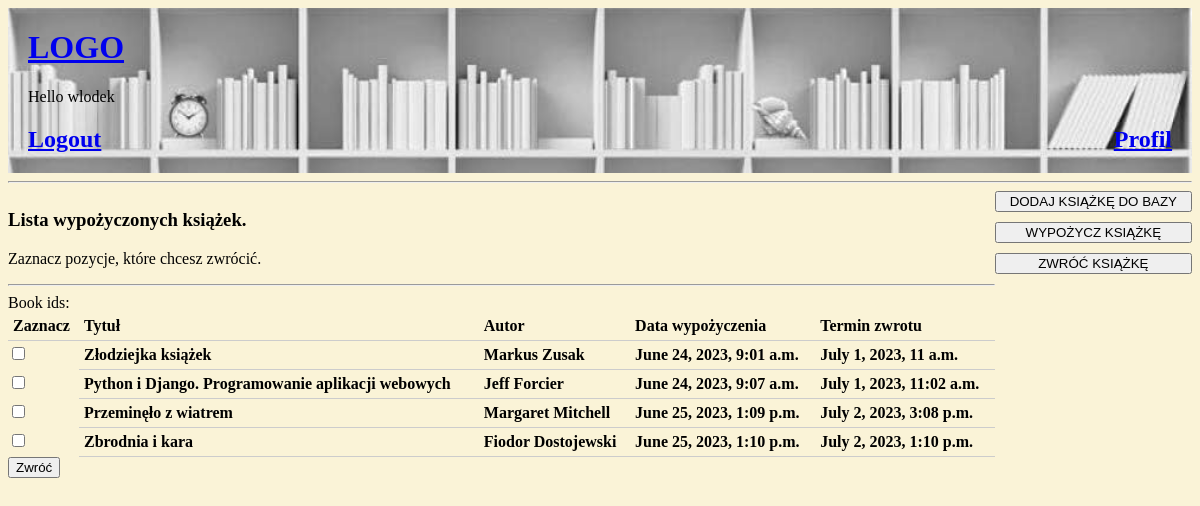
The page /return-book/ (signed in) on the database its author committed.
### base/models.py (models this page shows, shortened)
class BorrowedBook(models.Model):
    id = models.AutoField(primary_key=True)
    user = models.ForeignKey(User, on_delete=models.SET_NULL, null=True, related_name='books_borrowed')
    book = models.ForeignKey(Book, on_delete=models.SET_NULL, null=True, related_name='borrowed_books')
    borrowed_date = models.DateTimeField(default=datetime.now())
    return_to_date = models.DateTimeField(default=datetime.now() + timedelta(days=7))
    returned_date = models.DateTimeField(null=True, blank=True)

class Book(models.Model):
    id = models.AutoField(primary_key=True)
    title = models.CharField(max_length=255)
    author = models.CharField(max_length=255)
    availability = models.BooleanField(default=True)
    user = models.ForeignKey(User, on_delete=models.SET_NULL, null=True)

### base/views.py (the view, shortened to what this page needs)
# urls.py: path('return-book/', views.return_book, name='return-book'),
@login_required
def return_book(request):
    user = request.user
    borrowed_books = BorrowedBook.objects.filter(user=user, book__availability=False,
                                                 returned_date=None)
    choices = [(book.id, f'{book.id} - {book.book.title} - {book.book.author}') for book in borrowed_books]
    form = BorrowForm(initial={'book_ids': [str(book.id) for book in borrowed_books]})
    return render(request, 'base/return_book.html', {'user': user,
                                                     'books': borrowed_books, 'form': form})

### base/forms.py
class BorrowForm(forms.Form):
    book_ids = forms.MultipleChoiceField(widget=forms.CheckboxSelectMultiple)

### base/templates/base/return_book.html (shortened to what this page needs)
{% extends 'main.html' %}
{% block content %}
<div class="profile-container">
    <div>
        <h3>Lista wypożyczonych książek.</h3>
        <p>Zaznacz pozycje, które chcesz zwrócić.</p>
        <hr>
        <form method="post">
        {{ form }}
            <div class="book-table">
                <div class="book-row">
                    <div class="book-cell">Zaznacz</div>
                    <div class="book-cell">Tytuł</div>
                    <div class="book-cell">Autor</div>
                    <div class="book-cell">Data wypożyczenia</div>
                    <div class="book-cell">Termin zwrotu</div>
                </div>
                {% for book in books %}
                <div class="book-row">
                    <div class=book-cell"><input type="checkbox" name="book_ids"
                                             value="{{ book.id }}"></div>
                    <div class="book-cell">{{book.book.title}}</div>
                    <div class="book-cell">{{book.book.author}}</div>
                    <div class="book-cell">{{book.borrowed_date}}</div>
                    <div class="book-cell">{{book.return_to_date}}</div>
                </div>
                {% empty %}
                    <p>Brak dostępnych książek.</p>
                {% endfor %}
            </div>
            <div>
                <button type="submit">Zwróć</button>
            </div>
        </form>
    </div>
    <div class="button-container">
        {% if request.user.is_superuser %}
        <a href="{% url 'add-book' %}"><button>DODAJ KSIĄŻKĘ DO BAZY</button><br></a>
        {% endif %}
        <a href="{% url 'borrow' %}"><button>WYPOŻYCZ KSIĄŻKĘ</button><br></a>
        <a href="{% url 'return-book' %}"><button>ZWRÓĆ KSIĄŻKĘ</button><br></a>
    </div>
</div>
{% endblock %}

### templates/navbar.html (shortened to what this page needs)
{% load static %}
<div class="navbar-container">
    <div>
        <a href="/"><h1>LOGO</h1></a>
        <p>Hello {{ request.user }}</p>
        {% if request.user.is_authenticated %}
        <h2><a href="{% url 'logout' %}">Logout</a></h2>
        {% else %}
        <h2><a href="{% url 'login' %}">Login</a></h2>
        {% endif %}
    </div>
    <div>
        {% if request.user.is_authenticated %}
        <h2><a href="{% url 'profile' %}">Profil</a></h2>
        {% endif %}
    </div>
</div>
<hr>

### templates/main.html (style rules this page uses)
body { background-color: #faf3d7; }

### base/templates/base/return_book.html (style rules this page uses)
.profile-container { display: grid; grid-template-columns: 5fr 1fr; }
.book-table { display: table; width: 100%; }
.book-row { display: table-row; }
.book-cell { display: table-cell; padding: 5px; border-bottom: 1px solid #ccc; font-weight: bold; }
.button-container { display: flex; flex-direction: column; gap: 10px; }
.button-container button { width: 100%; }

### rows shown on the page
BorrowedBook: book "Złodziejka książek", book.author "Markus Zusak", borrowed_date "June 24, 2023, 9:01 a.m.", return_to_date "July 1, 2023, 11 a.m."
BorrowedBook: book "Python i Django. Programowanie aplikacji webowych", book.author "Jeff Forcier", borrowed_date "June 24, 2023, 9:07 a.m.", return_to_date "July 1, 2023, 11:02 a.m."
BorrowedBook: book "Przeminęło z wiatrem", book.author "Margaret Mitchell", borrowed_date "June 25, 2023, 1:09 p.m.", return_to_date "July 2, 2023, 3:08 p.m."
BorrowedBook: book "Zbrodnia i kara", book.author "Fiodor Dostojewski", borrowed_date "June 25, 2023, 1:10 p.m.", return_to_date "July 2, 2023, 1:10 p.m."

### other values the page prints
{{ request.user }} "wlodek"
